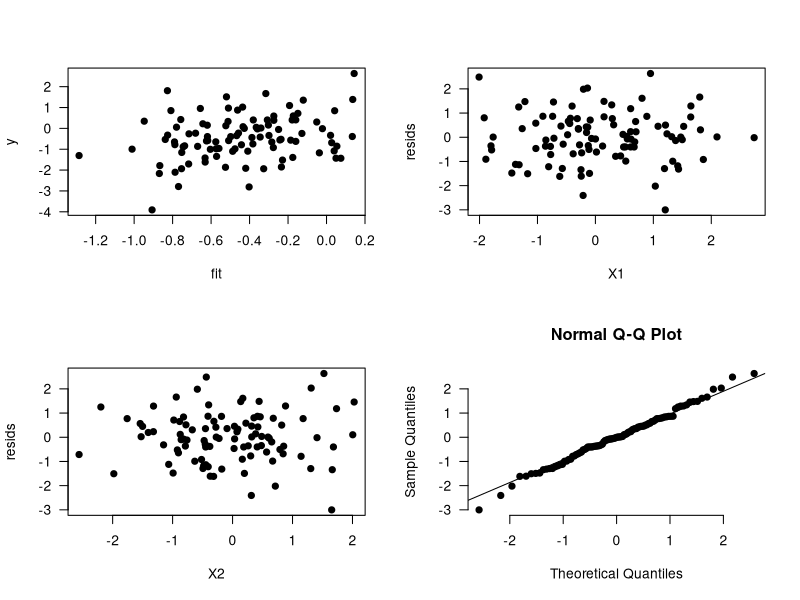

Recreate this plot in R.
## ---- chunk 1
generate.data <- function(n){
  X = matrix(rnorm(2*n), n, 2)
  epsilon = rnorm(n)
  beta = runif(3, -1, 1) 
  y = matrix(c(replicate(n,1),X),nrow=n,ncol=3,byrow=F)%*%beta + epsilon 
  # how would you generate y from a linear model?
  df = data.frame(y=y, X1 = X[,1], X2 = X[,2])
  return(df)
}

estimate.and.plot <- function(dataframe, ...){
  mdl = lm(y~X1+X2, data=dataframe)
  resids = residuals(mdl) # how do you get residuals? 
  fit =  fitted(mdl) # how do you get the fitted values?
  par(mfrow=c(2,2))
  with(dataframe, { ## Answer a question below about this line
    plot(y~fit, las=1, pch=19,...)
    plot(resids~X1, las=1, pch=19,...)
    plot(resids~X2, las=1, pch=19,...)
    })
  qqnorm(resids, pch=19, bty='n',las=1)
  qqline(resids)
  return(mdl)
}
## ---- chunk 2
# 1. Use this chunk to generate some data with the first function. 
# 2. Estimate the model with the second function.
# 3. Uncomment the code below to include a table with coefficient 
#    estimates (replace mdl with the correct output from the second
#    function).

dataframe = generate.data(100)
mdl = estimate.and.plot(dataframe)
knitr::kable(summary(mdl)$coef, digits=3)
